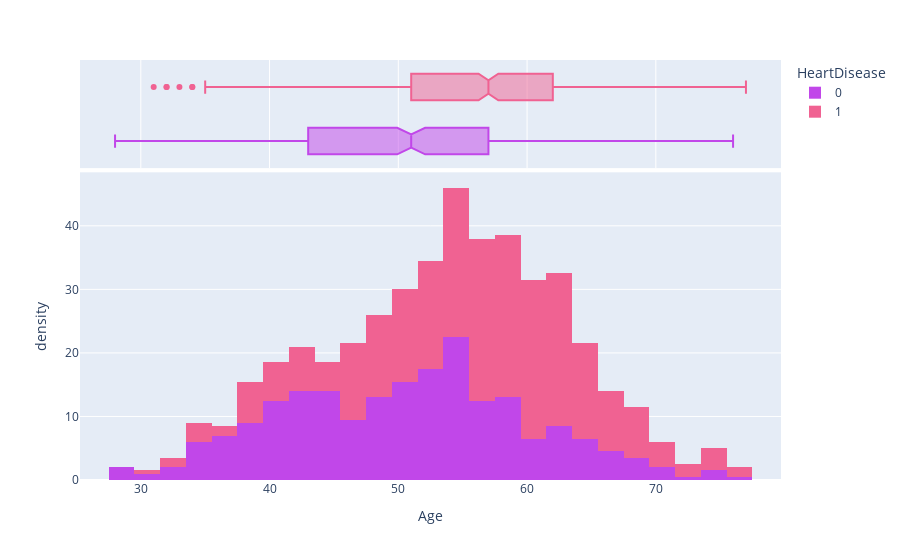

Notebook cell for this chart:
### Markdown cell above
Distribution of Ages shown that most of the patient are between 42 - 65 Years of age.

### Code cell
#distribution of Age as per heart disease

cls = 'HeartDisease'
mrg = 'box'
hst = 'density'
cdm = {0:'#C147E9',1:'#F06292'}

age_hds = px.histogram(data, x='Age', color=cls, marginal=mrg, histnorm=hst, color_discrete_map=cdm)
age_hds.show()

### Figure 1 — Plotly figure (JSON) as saved in the notebook; plotly's stock layout.template omitted (floating-point values rounded to 4 significant figures; data arrays with more than 128 entries replaced by an {"elided": "..."} marker saying what was removed)
{"data": [{"alignmentgroup": "True", "bingroup": "x", "histnorm": "density", "hovertemplate": "HeartDisease=0<br>Age=%{x}<br>density=%{y}<extra></extra>", "legendgroup": "0", "marker": {"color": "#C147E9", "pattern": {"shape": ""}}, "name": "0", "offsetgroup": "0", "orientation": "v", "showlegend": true, "type": "histogram", "x": {"elided": "410 int values"}, "xaxis": "x", "yaxis": "y"}, {"alignmentgroup": "True", "hovertemplate": "HeartDisease=0<br>Age=%{x}<extra></extra>", "legendgroup": "0", "marker": {"color": "#C147E9"}, "name": "0", "notched": true, "offsetgroup": "0", "showlegend": false, "type": "box", "x": {"elided": "410 int values"}, "xaxis": "x2", "yaxis": "y2"}, {"alignmentgroup": "True", "bingroup": "x", "histnorm": "density", "hovertemplate": "HeartDisease=1<br>Age=%{x}<br>density=%{y}<extra></extra>", "legendgroup": "1", "marker": {"color": "#F06292", "pattern": {"shape": ""}}, "name": "1", "offsetgroup": "1", "orientation": "v", "showlegend": true, "type": "histogram", "x": {"elided": "508 int values"}, "xaxis": "x", "yaxis": "y"}, {"alignmentgroup": "True", "hovertemplate": "HeartDisease=1<br>Age=%{x}<extra></extra>", "legendgroup": "1", "marker": {"color": "#F06292"}, "name": "1", "notched": true, "offsetgroup": "1", "showlegend": false, "type": "box", "x": {"elided": "508 int values"}, "xaxis": "x2", "yaxis": "y2"}], "layout": {"barmode": "relative", "legend": {"title": {"text": "HeartDisease"}, "tracegroupgap": 0}, "margin": {"t": 60}, "xaxis": {"anchor": "y", "domain": [0, 1], "title": {"text": "Age"}}, "xaxis2": {"anchor": "y2", "domain": [0, 1], "matches": "x", "showgrid": true, "showticklabels": false}, "yaxis": {"anchor": "x", "domain": [0, 0.7326], "title": {"text": "density"}}, "yaxis2": {"anchor": "x2", "domain": [0.7426, 1], "matches": "y2", "showgrid": false, "showline": false, "showticklabels": false, "ticks": ""}}}
